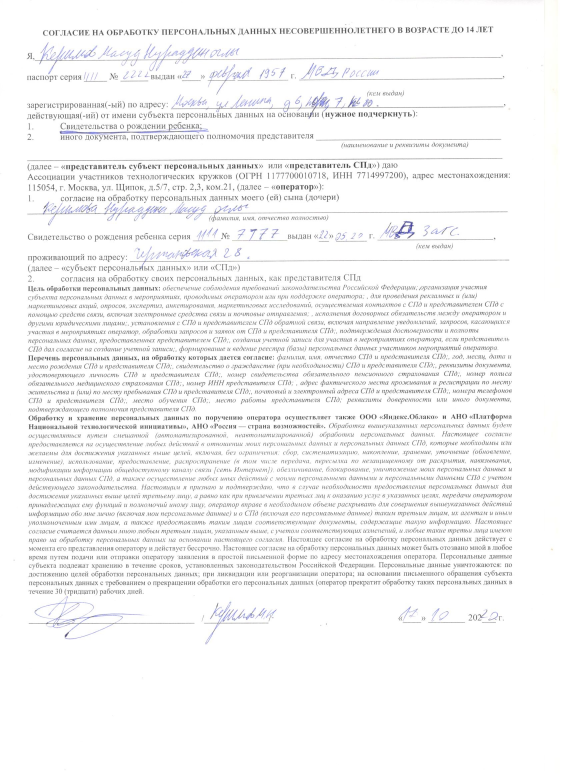
#> input picture onti/test3.jpg, 1700 x 2338 px (shown at 1/3 size)
$ python -i finder.py   (imports and definitions only)
#> lines starting #> are read from the running program, lines starting #| are printed output that depends on the picture; after the words box and inside, x2 and y2 are one past the last pixel; in counts of white or black regions, pixels touching at a corner belong together
#> further down, picture is the input picture: shape (2338, 1700, 3); mean B, G, R 245.1, 244.9, 244.8
import cv2
import numpy as np


class DocNotFound(Exception):
    def __init__(self, text):
        self.txt = text


def four_corners_sort(pts):  # сортировка точек контура против часовой
    diff = np.diff(pts, axis=1)
    summ = pts.sum(axis=1)
    return np.array([pts[np.argmin(summ)],
                     pts[np.argmax(diff)],
                     pts[np.argmax(summ)],
                     pts[np.argmin(diff)]])


wid = 500


def get_leveled_document(image):  # принимает массив с cv2.imread()

    orig = image.copy()

    image = cv2.bilateralFilter(image, 9, 75, 75)

    hsv = cv2.cvtColor(image, cv2.COLOR_BGR2HSV)  # h = 255 s = 80 v = 175
#> hsv: shape (2338, 1700, 3); mean H, S, V 4.9, 0.5, 245.7
    h = 255
    s = 100
    v = 150

    white = cv2.inRange(hsv, (0, 0, v), (h, s, 255))
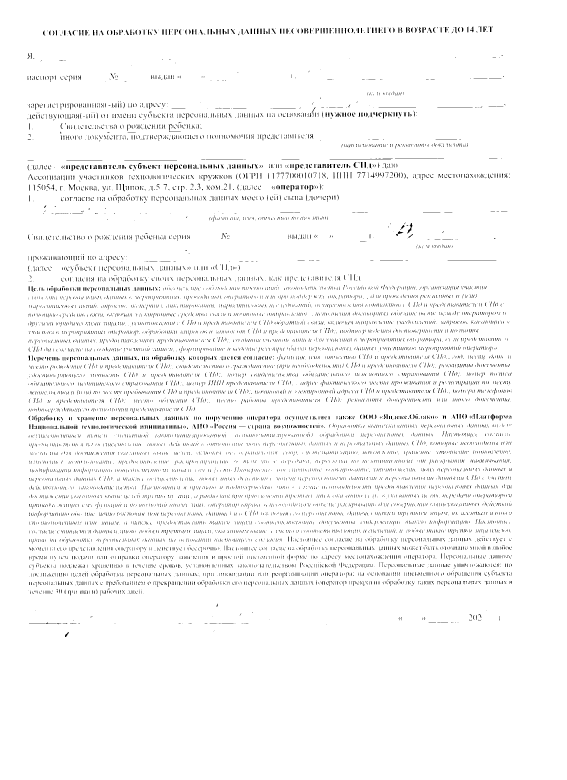
#> white: shape (2338, 1700) (shown at 1/3 size); 96.9% white; black in thin lines or dots, all inside (x1, y1, x2, y2) = (81, 80, 1536, 1911)

    kernel = np.ones((100, 100), np.uint8)  # !!!!!!!!!!!!!!!!!!!!!
    white = cv2.dilate(white, kernel, iterations=1)
#> white: shape (2338, 1700); every value is 255

    dst = cv2.bitwise_and(image, image, mask=white)
    dst = cv2.copyMakeBorder(dst, 5, 5, 5, 5, cv2.BORDER_CONSTANT, value=[0, 0, 0])
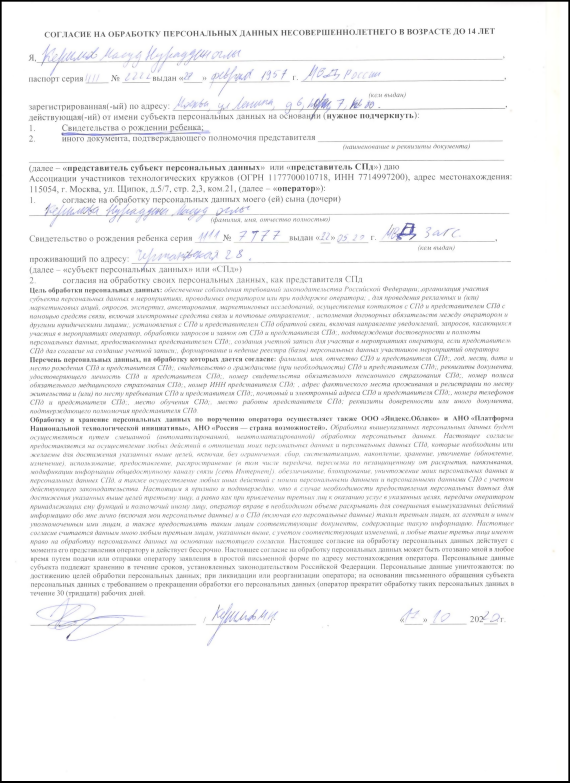
#> dst: shape (2348, 1710, 3) (shown at 1/3 size); mean of channels 0, 1, 2 243.2, 242.9, 242.9; drawn as B, G, R

    adap = cv2.adaptiveThreshold(cv2.cvtColor(dst, cv2.COLOR_BGR2GRAY), 255, cv2.ADAPTIVE_THRESH_GAUSSIAN_C,
                                 cv2.THRESH_BINARY, 115, 4)
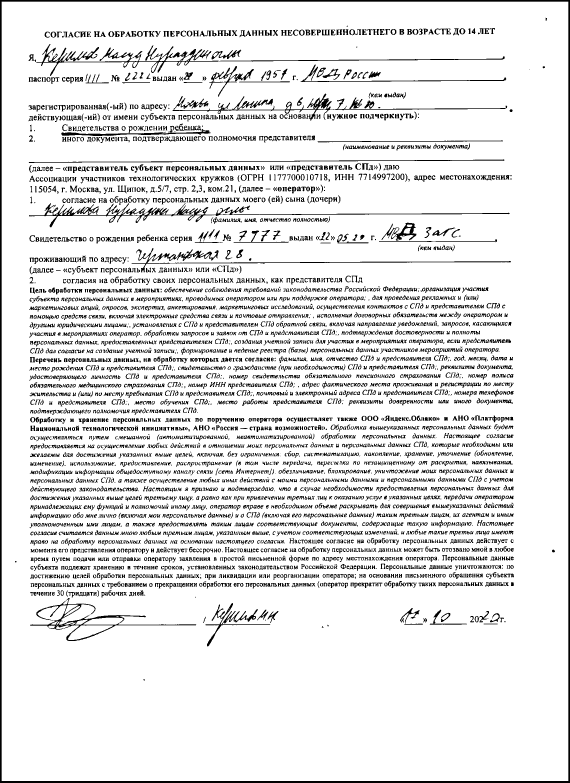
#> adap: shape (2348, 1710) (shown at 1/3 size); 89.4% white; 5020 black regions (349 under 20 px), largest, box (x1, y1, x2, y2) and area: (0, 0, 1710, 2348) 40480, (109, 132, 1514, 228) 9332, (87, 609, 1529, 682) 9069

    adap = cv2.bilateralFilter(adap, 9, 75, 75)
    adap = cv2.medianBlur(adap, 11)
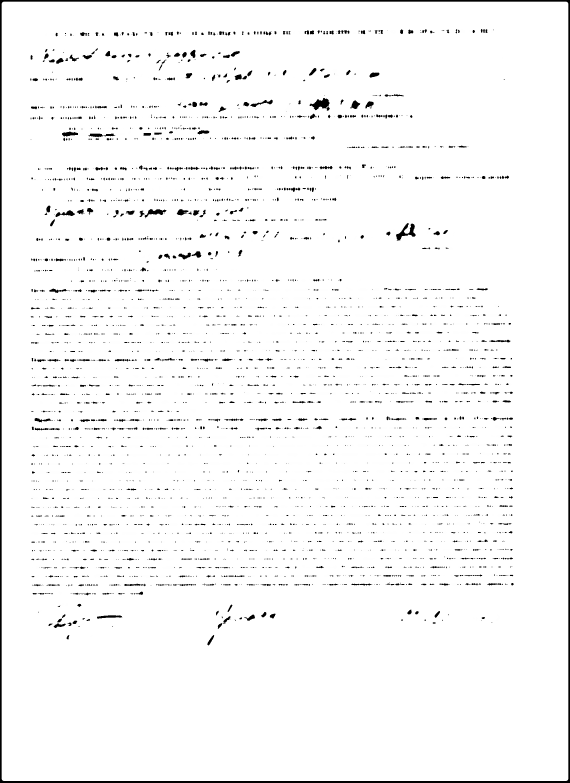
#> adap: shape (2348, 1710) (shown at 1/3 size); min 0, max 255, mean 247.4
    edge = cv2.Canny(adap, 100, 200)
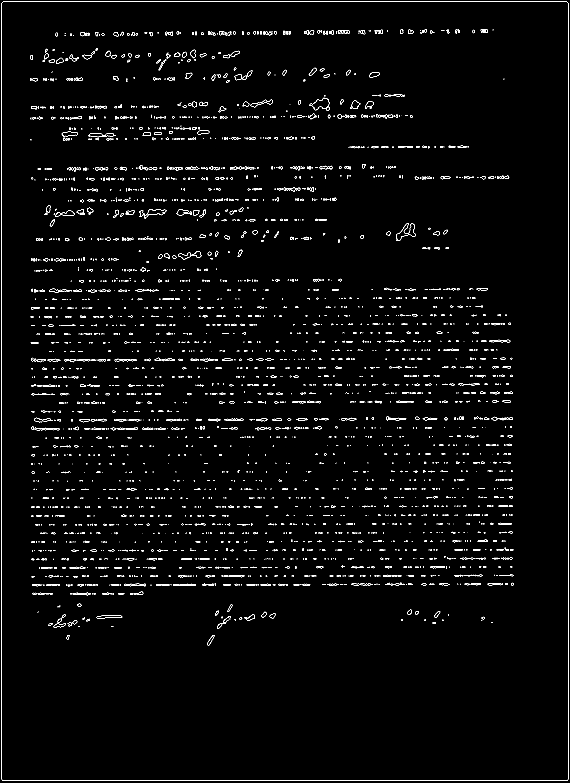
#> edge: shape (2348, 1710) (shown at 1/3 size); 1.6% white in thin lines or dots

    contours, hierarchy = cv2.findContours(edge, cv2.RETR_EXTERNAL, cv2.CHAIN_APPROX_SIMPLE)
#> contours = 1 contour; box (x1, y1, x2, y2) and area: (4, 4, 1705, 2343) 3974551
    plos = 1000000
    apr = 0.03
    approx = 0
    for c, i in enumerate(contours):
        peri = cv2.arcLength(i, True)
        approx = cv2.approxPolyDP(i, apr * peri, True)
        if len(approx) == 4:
            if cv2.contourArea(approx) > plos:
                break
#> this loop made 1 pass
#> (c, peri, approx) on pass 1: (0, 8066.6, [[7, 6], [6, 2340], [1702, 2341], [1703, 7]])

    approx = four_corners_sort(np.array([i[0] for i in approx]))
#> in four_corners_sort, `diff = np.diff(pts, axis=1)`: diff = [-1, 2334, 639, -1696]
#> in four_corners_sort, `summ = pts.sum(axis=1)`: summ = [13, 2346, 4043, 1710]

    height = max(np.linalg.norm(approx[0] - approx[1]),
                 np.linalg.norm(approx[2] - approx[3]))
#> height = 2334
    width = max(np.linalg.norm(approx[1] - approx[2]),
                np.linalg.norm(approx[3] - approx[0]))
#> width = 1696

    t_points = np.array([[0, 0],
                        [0, height],
                        [width, height],
                        [width, 0]], np.float32)
#> t_points = [[0, 0], [0, 2334], [1696, 2334], [1696, 0]]

    if approx.dtype != np.float32:
        approx = approx.astype(np.float32)

    m = cv2.getPerspectiveTransform(approx, t_points)
#> m = [[1, 0.000428, -7], [-0.00059, 1, -6], [-7.45e-20, -4.24e-20, 1]]
    new_image = cv2.warpPerspective(orig, m, (int(width), int(height)))
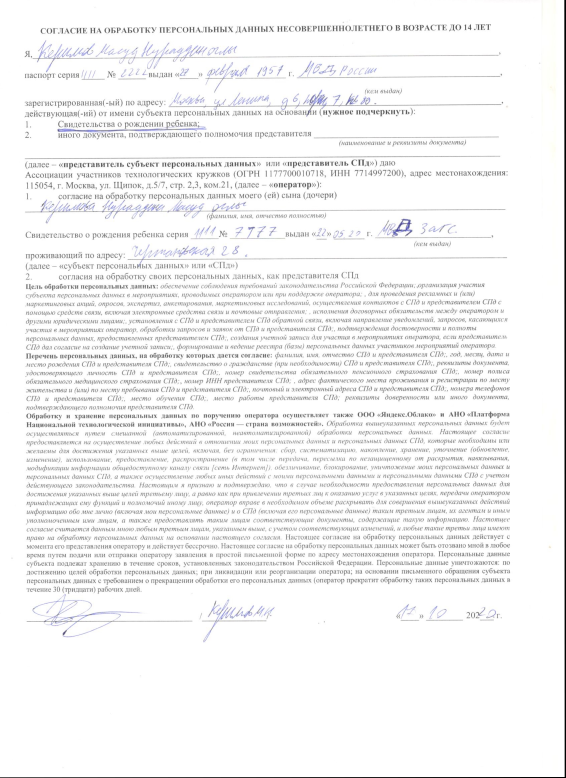
#> new_image: shape (2334, 1696, 3) (shown at 1/3 size); mean B, G, R 244.5, 244.2, 244.2
    return new_image

>>> import cv2
>>> picture = cv2.imread('test3.jpg')
>>> result = get_leveled_document(picture)

$ run again, on onti/test.png
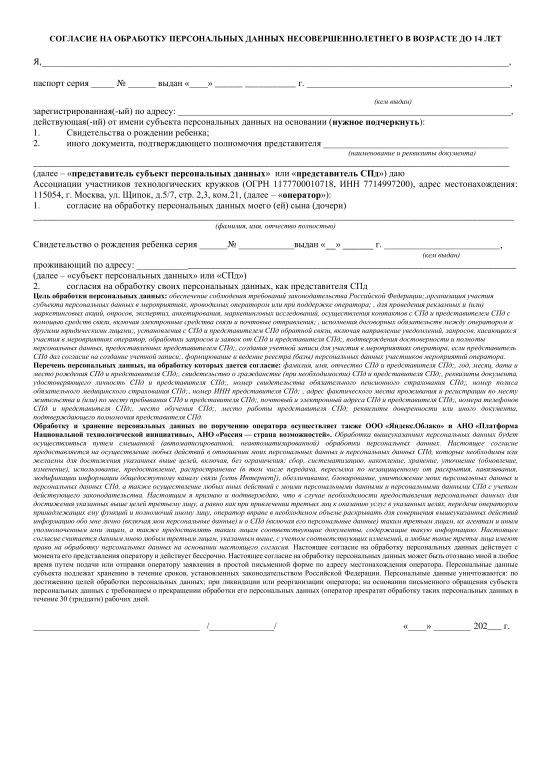
#> input picture onti/test.png, 1654 x 2339 px (shown at 1/3 size)
#> picture is the input picture: shape (2339, 1654, 3); min 0, max 255, mean 239.5
#> hsv: shape (2339, 1654, 3); mean H, S, V 0, 0, 239.8
#> in get_leveled_document, `edge = cv2.Canny(adap, 100, 200)`:
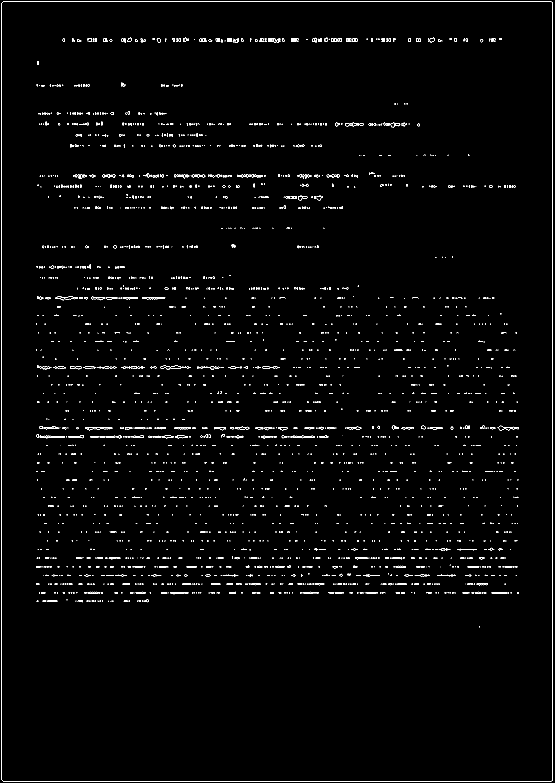
#> edge: shape (2349, 1664) (shown at 1/3 size); 1.2% white in thin lines or dots
#> contours = 1 contour; box (x1, y1, x2, y2) and area: (4, 4, 1659, 2344) 3868657
#> the loop in get_leveled_document, `for c, i in enumerate(contours):` made 1 pass
#> (c, peri, approx) on pass 1: (0, 7976.6, [[7, 6], [6, 2341], [1656, 2342], [1657, 7]])
#> diff = [-1, 2335, 686, -1650]
#> summ = [13, 2347, 3998, 1664]
#> height = 2335
#> width = 1650
#> t_points = [[0, 0], [0, 2335], [1650, 2335], [1650, 0]]
#> m = [[1, 0.000428, -7], [-0.000606, 1, -6], [-1.73e-20, -2.51e-20, 1]]
#> in get_leveled_document, `new_image = cv2.warpPerspective(orig, m, (int(width), int(height)))`:
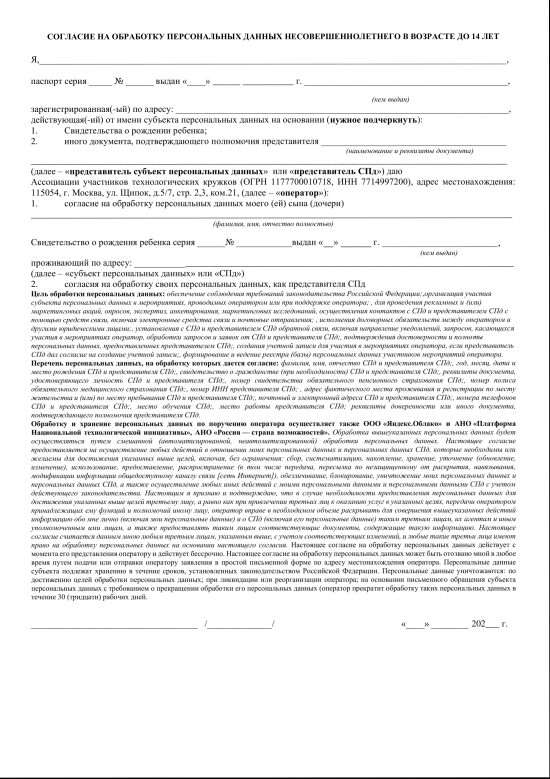
#> new_image: shape (2335, 1650, 3) (shown at 1/3 size); min 0, max 255, mean 238.8
